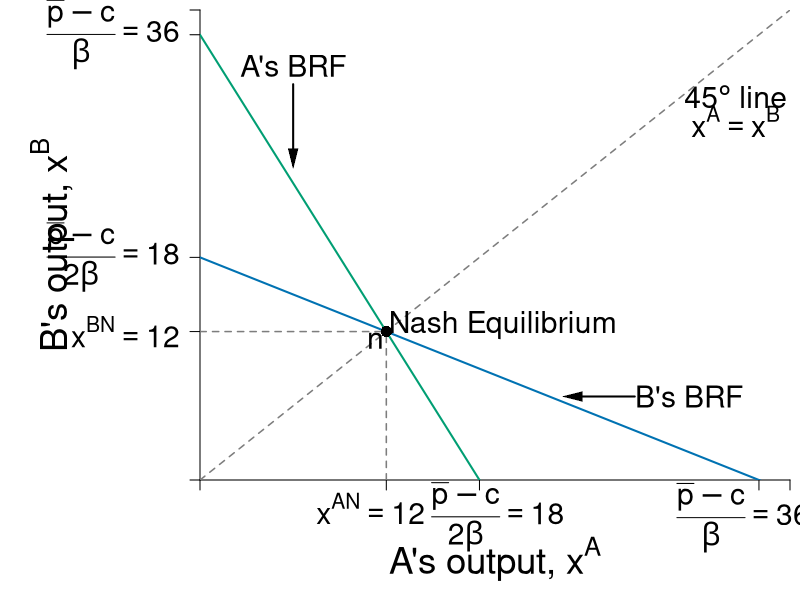

Here is the R script that generated this plot:
require(shape)
pdf(file = "competitionmarkets/cournot_brfs_margin.pdf", width = 9, height = 7)

#Set parameters for graphics
axislabelsize <- 2.2
labelsize <- 1.8
namesize <- 1.8
annotatesize <- 1.8
graphlinewidth <- 2
segmentlinewidth <- 1.5

COL <- c("#7fc97f", "#beaed4", "#fdc086", "#ffff99", "#386cb0", "#f0027f", "#bf5b17", "#666666")
COLA <- c("#e0f3db", "#99d8c9","#66c2a4","#41ae76", "#238b45", "#005824")
COLB <- c("#c6dbef", "#4eb3d3", "#2b8cbe", "#0868ac","#084081")
Grays <- gray.colors(25, start = 1, end = 0)
CBCols <- c("#009E73","#0072B2","#E69F00","#CC79A7", "#F0E442")


par(mar =  c(6, 10, 0.5, 0.5))

piA <- function(xa, xb, s = 0.5, pmax = 20, c1 = 2) {
  (pmax - s*xb)*xa - s*(xa)^2 - c1*xa
}

piB <- function(xa, xb, s = 0.5, pmax = 20, c1 = 2) {
  (pmax - s*xa)*xb - s*(xb)^2 - c1*xb
}

brfB <- function(xa, s = 0.5, pmax = 20, c1 = 2) {
  (pmax - c1)/(2*s) - (1/2)*xa
}

brfA <- function(xa, s = 0.5, pmax = 20, c1 = 2) {
  (pmax - c1)/s - 2*xa
}


xlims <- c(0, 38)
ylims <- c(0, 38)

npts <- 501 
x <- seq(xlims[1], xlims[2], length.out = npts)
y <- seq(ylims[1], ylims[2], length.out = npts) 


plot(0, 0, xlim = xlims, ylim = ylims, type = "n",
     xlab = expression(paste("")),
     ylab = expression(paste("")), 
     xaxt = "n", 
     yaxt = "n", 
     cex.lab = axislabelsize, 
     bty = "n",
     xaxs = "i", 
     yaxs = "i")


ticksy <- c(0, 12, 18, 36, ylims[2])
ylabels <- c(NA, expression(paste(x^{BN} == 12)), expression(paste( frac(bar(p) - c,2*beta) == 18 )), expression(paste( frac(bar(p) - c,beta) == 36 )), NA)
ticksx <- c(0, 12, 18, 36, xlims[2])
#xlabels <- c(NA, expression(paste(x^{AN} == 12)), expression(paste(frac(bar(p) - c[1],2*beta) == 18)), expression(paste( frac(bar(p) - c[1],beta) ==36 )), NA)
xlabelsnum <- c(NA, NA, NA, expression(paste( frac(bar(p) - c,beta) == 36 )), NA)

text(11, -2.3, expression(paste(x^{AN} == 12)),xpd = TRUE, cex = labelsize)
text(19.2, -3, expression(paste(frac(bar(p) - c,2*beta) == 18)),xpd = TRUE, cex = labelsize)

axis(1, at = ticksx, pos = 0, labels = FALSE)
text(x = c(0, 12, 18, 35, xlims[2]), par("usr")[3] - 0.4, labels = xlabelsnum, srt = 0, pos = 1, xpd = TRUE, cex = labelsize)
axis(2, at = ticksy, pos = 0, labels = ylabels, las = 1, cex.axis = labelsize)

npts <- 500 
xx1 <- seq(xlims[1], xlims[2], length.out = npts)

lines(xx1, brfA(xx1, s = 0.5, pmax = 20, c1 = 2), col = CBCols[1], lwd = graphlinewidth)
lines(xx1, brfB(xx1, s = 0.5, pmax = 20, c1 = 2), col = CBCols[2], lwd = graphlinewidth)

segments(0, 12, 12, 12, lty = 2, col = Grays[20] , lwd = segmentlinewidth)
segments(12, 0, 12, 12, lty = 2, col = Grays[20] , lwd = segmentlinewidth)
segments(0, 0, xlims[2], ylims[2], lty = 2, col = Grays[20] , lwd = segmentlinewidth)

text(0.5*(xlims[2]), -6.4, expression(paste("A's output, ", x^A)), xpd = TRUE, cex = axislabelsize) 
text(-9.5, 0.5*ylims[2], expression(paste("B's output, ", x^B)), xpd = TRUE, cex = axislabelsize, srt = 90) 

#Label point i. 
points(12, 12, pch = 16, col = "black", cex = 1.5)
text(19.5, 12.5, expression(paste("Nash Equilibrium")), cex = annotatesize)
text(11.3, 11.3, expression(paste(n)), cex = labelsize)

text(34.5, 31, expression(paste(45*degree, " line")), cex = labelsize)
text(34.5, 29, expression(paste(x^A == x^B)), cex = labelsize)


#B's brf
#text(31.5, 8, expression(paste("B's best-response")), cex = annotatesize)
text(31.5, 6.75, expression(paste("B's BRF")), cex = annotatesize)
Arrows(28, 6.75, 24, 6.75, col = "black", lty = 1, lwd = 2, arr.type = "triangle", arr.lwd = 0.5)

#A's brf
#text(8, 35.5, expression(paste("A's BRF")), cex = annotatesize)
text(6, 33.5, expression(paste("A's BRF")), cex = annotatesize)
Arrows(6, 32, 6, 26, col = "black", lty = 1, lwd = 2, arr.type = "triangle", arr.lwd = 0.5)


dev.off()
